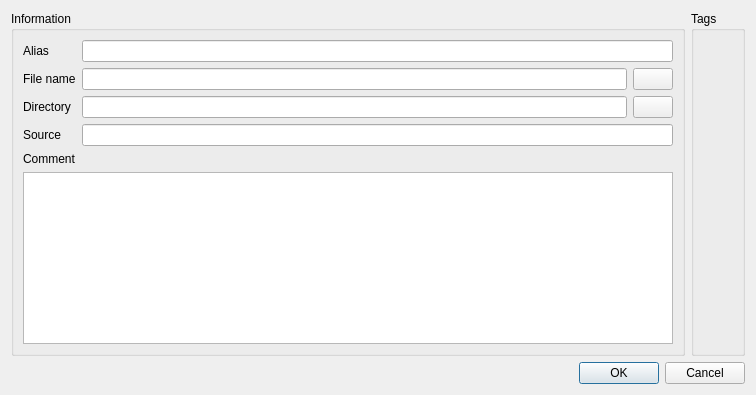
<?xml version="1.0" encoding="UTF-8"?>
<ui version="4.0">
 <class>EditFileDialog</class>
 <widget class="QDialog" name="EditFileDialog">
  <property name="geometry">
   <rect>
    <x>0</x>
    <y>0</y>
    <width>756</width>
    <height>395</height>
   </rect>
  </property>
  <property name="windowTitle">
   <string>Dialog</string>
  </property>
  <property name="modal">
   <bool>true</bool>
  </property>
  <layout class="QVBoxLayout" name="verticalLayout">
   <item>
    <widget class="QWidget" name="widget" native="true">
     <layout class="QHBoxLayout" name="horizontalLayout">
      <property name="leftMargin">
       <number>0</number>
      </property>
      <property name="topMargin">
       <number>0</number>
      </property>
      <property name="rightMargin">
       <number>0</number>
      </property>
      <property name="bottomMargin">
       <number>0</number>
      </property>
      <item>
       <widget class="QGroupBox" name="groupBox">
        <property name="title">
         <string>Information</string>
        </property>
        <layout class="QVBoxLayout" name="verticalLayout_3">
         <property name="leftMargin">
          <number>9</number>
         </property>
         <property name="topMargin">
          <number>9</number>
         </property>
         <property name="rightMargin">
          <number>9</number>
         </property>
         <property name="bottomMargin">
          <number>9</number>
         </property>
         <item>
          <widget class="QWidget" name="widget_2" native="true">
           <layout class="QFormLayout" name="formLayout">
            <property name="leftMargin">
             <number>0</number>
            </property>
            <property name="topMargin">
             <number>0</number>
            </property>
            <property name="rightMargin">
             <number>0</number>
            </property>
            <property name="bottomMargin">
             <number>0</number>
            </property>
            <item row="5" column="0">
             <widget class="QLabel" name="label">
              <property name="text">
               <string>File name</string>
              </property>
             </widget>
            </item>
            <item row="7" column="0">
             <widget class="QLabel" name="label_2">
              <property name="text">
               <string>Directory</string>
              </property>
             </widget>
            </item>
            <item row="8" column="0">
             <widget class="QLabel" name="label_3">
              <property name="text">
               <string>Source</string>
              </property>
             </widget>
            </item>
            <item row="8" column="1">
             <widget class="QLineEdit" name="lineEdit_source"/>
            </item>
            <item row="5" column="1">
             <widget class="QWidget" name="widget_3" native="true">
              <layout class="QHBoxLayout" name="horizontalLayout_2">
               <property name="leftMargin">
                <number>0</number>
               </property>
               <property name="topMargin">
                <number>0</number>
               </property>
               <property name="rightMargin">
                <number>0</number>
               </property>
               <property name="bottomMargin">
                <number>0</number>
               </property>
               <item>
                <widget class="QLineEdit" name="lineEdit_fileName"/>
               </item>
               <item>
                <widget class="QPushButton" name="btnChooseFile">
                 <property name="icon">
                  <iconset theme="QIcon::ThemeIcon::DocumentNew"/>
                 </property>
                </widget>
               </item>
              </layout>
             </widget>
            </item>
            <item row="7" column="1">
             <widget class="QWidget" name="widget_4" native="true">
              <layout class="QHBoxLayout" name="horizontalLayout_3">
               <property name="leftMargin">
                <number>0</number>
               </property>
               <property name="topMargin">
                <number>0</number>
               </property>
               <property name="rightMargin">
                <number>0</number>
               </property>
               <property name="bottomMargin">
                <number>0</number>
               </property>
               <item>
                <widget class="QLineEdit" name="lineEdit_dir"/>
               </item>
               <item>
                <widget class="QPushButton" name="btnChooseDir">
                 <property name="icon">
                  <iconset theme="QIcon::ThemeIcon::FolderOpen"/>
                 </property>
                </widget>
               </item>
              </layout>
             </widget>
            </item>
            <item row="4" column="0">
             <widget class="QLabel" name="label_5">
              <property name="text">
               <string>Alias</string>
              </property>
             </widget>
            </item>
            <item row="4" column="1">
             <widget class="QLineEdit" name="lineEdit_alias"/>
            </item>
           </layout>
          </widget>
         </item>
         <item>
          <widget class="QLabel" name="label_4">
           <property name="text">
            <string>Comment</string>
           </property>
          </widget>
         </item>
         <item>
          <widget class="QPlainTextEdit" name="plainTextEdit_comment"/>
         </item>
        </layout>
       </widget>
      </item>
      <item>
       <widget class="QGroupBox" name="groupBox_2">
        <property name="title">
         <string>Tags</string>
        </property>
        <layout class="QVBoxLayout" name="verticalLayout_2">
         <property name="leftMargin">
          <number>0</number>
         </property>
         <property name="topMargin">
          <number>0</number>
         </property>
         <property name="rightMargin">
          <number>0</number>
         </property>
         <property name="bottomMargin">
          <number>0</number>
         </property>
         <item>
          <widget class="TagSelect" name="tagSelect" native="true"/>
         </item>
        </layout>
       </widget>
      </item>
     </layout>
    </widget>
   </item>
   <item>
    <widget class="QDialogButtonBox" name="buttonBox">
     <property name="standardButtons">
      <set>QDialogButtonBox::StandardButton::Cancel|QDialogButtonBox::StandardButton::Ok</set>
     </property>
    </widget>
   </item>
  </layout>
 </widget>
 <customwidgets>
  <customwidget>
   <class>TagSelect</class>
   <extends>QWidget</extends>
   <header>app/gui/helper/tagselect.h</header>
   <container>1</container>
  </customwidget>
 </customwidgets>
 <resources/>
 <connections/>
</ui>
